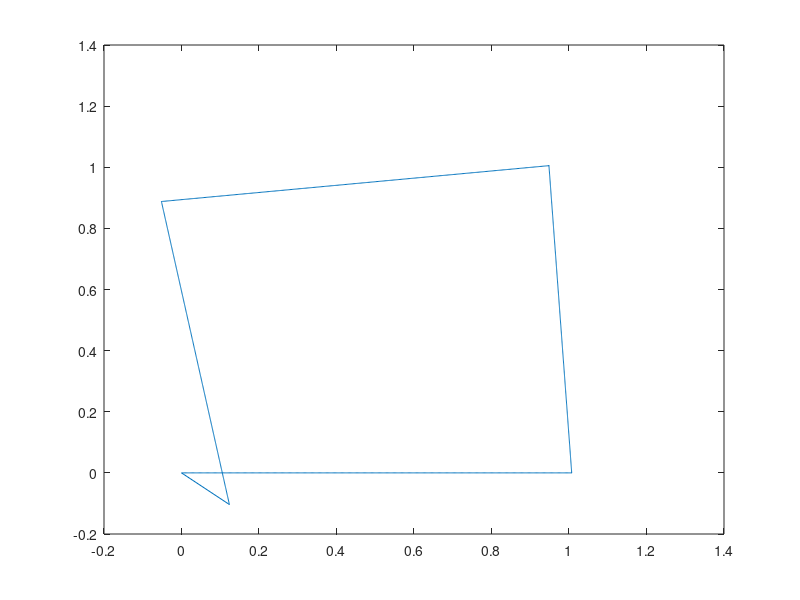
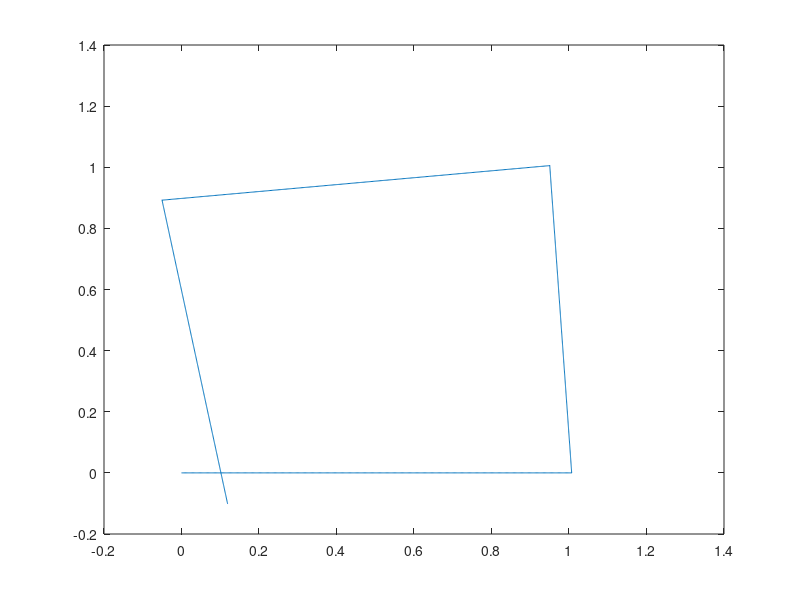

MATLAB code for these plots, in order:
data = importdata('data_log_ex4_32.dat');

figure;
plot(data(:,5),data(:,6));

data = importdata('data_log_ex4_32_ccw.dat');

figure;
plot(data(:,5),data(:,6));
